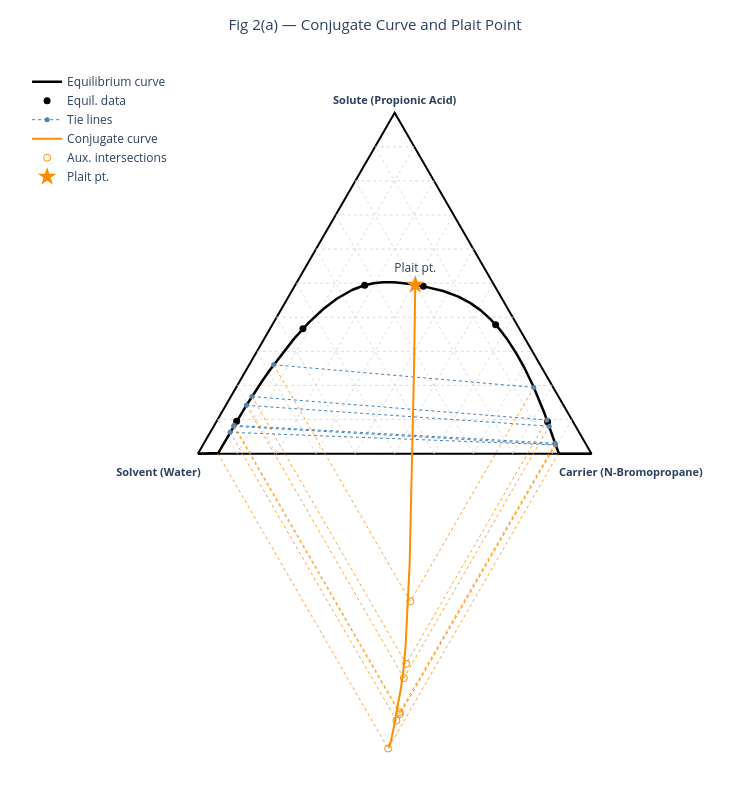

Source (notebook cell):
### Markdown cell above
## 2. Conjugate Curve — Fig 2(a)

Fit auxiliary-line intersections and a degree-4 polynomial to locate the plait point.

### Code cell
from experiments.experiment_06.conjugate import ConjugateCurve
from experiments.experiment_06.ternary import xy_to_comp

conjugate = ConjugateCurve(system)

pp_wpa, pp_wbp, pp_ww = xy_to_comp(*conjugate.pt_plait)
print(f"Plait point:  PA={pp_wpa:.2f}%  n-BP={pp_wbp:.2f}%  Water={pp_ww:.2f}%")

fig2a = plot_util.fig_conjugate_curve(system, conjugate)
fig2a.show()

### Figure 1 — Plotly figure (JSON) as saved in the notebook; plotly's stock layout.template omitted (floating-point values rounded to 4 significant figures; data arrays with more than 128 entries replaced by an {"elided": "..."} marker saying what was removed)
{"data": [{"hoverinfo": "skip", "line": {"color": "black", "width": 2}, "mode": "lines", "showlegend": false, "type": "scatter", "x": [0, 100, 50, 0], "y": [0, 0, 86.6, 0]}, {"hoverinfo": "skip", "mode": "text", "showlegend": false, "text": ["<b>Solute (Propionic Acid)</b>"], "textfont": {"size": 11}, "textposition": "middle center", "type": "scatter", "x": [50], "y": [89.6]}, {"hoverinfo": "skip", "mode": "text", "showlegend": false, "text": ["<b>Solvent (Water)</b>"], "textfont": {"size": 11}, "textposition": "middle center", "type": "scatter", "x": [-10], "y": [-5]}, {"hoverinfo": "skip", "mode": "text", "showlegend": false, "text": ["<b>Carrier (N-Bromopropane)</b>"], "textfont": {"size": 11}, "textposition": "middle center", "type": "scatter", "x": [110], "y": [-5]}, {"hoverinfo": "skip", "line": {"color": "lightgray", "dash": "dot", "width": 0.8}, "mode": "lines", "showlegend": false, "type": "scatter", "x": [5, 95], "y": [8.66, 8.66]}, {"hoverinfo": "skip", "line": {"color": "lightgray", "dash": "dot", "width": 0.8}, "mode": "lines", "showlegend": false, "type": "scatter", "x": [90, 45], "y": [0, 77.94]}, {"hoverinfo": "skip", "line": {"color": "lightgray", "dash": "dot", "width": 0.8}, "mode": "lines", "showlegend": false, "type": "scatter", "x": [10, 55.0], "y": [0, 77.94]}, {"hoverinfo": "skip", "line": {"color": "lightgray", "dash": "dot", "width": 0.8}, "mode": "lines", "showlegend": false, "type": "scatter", "x": [10, 90], "y": [17.32, 17.32]}, {"hoverinfo": "skip", "line": {"color": "lightgray", "dash": "dot", "width": 0.8}, "mode": "lines", "showlegend": false, "type": "scatter", "x": [80, 40], "y": [0, 69.28]}, {"hoverinfo": "skip", "line": {"color": "lightgray", "dash": "dot", "width": 0.8}, "mode": "lines", "showlegend": false, "type": "scatter", "x": [20, 60], "y": [0, 69.28]}, {"hoverinfo": "skip", "line": {"color": "lightgray", "dash": "dot", "width": 0.8}, "mode": "lines", "showlegend": false, "type": "scatter", "x": [15, 85], "y": [25.98, 25.98]}, {"hoverinfo": "skip", "line": {"color": "lightgray", "dash": "dot", "width": 0.8}, "mode": "lines", "showlegend": false, "type": "scatter", "x": [70, 35], "y": [0, 60.62]}, {"hoverinfo": "skip", "line": {"color": "lightgray", "dash": "dot", "width": 0.8}, "mode": "lines", "showlegend": false, "type": "scatter", "x": [30, 65], "y": [0, 60.62]}, {"hoverinfo": "skip", "line": {"color": "lightgray", "dash": "dot", "width": 0.8}, "mode": "lines", "showlegend": false, "type": "scatter", "x": [20, 80], "y": [34.64, 34.64]}, {"hoverinfo": "skip", "line": {"color": "lightgray", "dash": "dot", "width": 0.8}, "mode": "lines", "showlegend": false, "type": "scatter", "x": [60, 30], "y": [0, 51.96]}, {"hoverinfo": "skip", "line": {"color": "lightgray", "dash": "dot", "width": 0.8}, "mode": "lines", "showlegend": false, "type": "scatter", "x": [40, 70], "y": [0, 51.96]}, {"hoverinfo": "skip", "line": {"color": "lightgray", "dash": "dot", "width": 0.8}, "mode": "lines", "showlegend": false, "type": "scatter", "x": [25, 75], "y": [43.3, 43.3]}, {"hoverinfo": "skip", "line": {"color": "lightgray", "dash": "dot", "width": 0.8}, "mode": "lines", "showlegend": false, "type": "scatter", "x": [50, 25], "y": [0, 43.3]}, {"hoverinfo": "skip", "line": {"color": "lightgray", "dash": "dot", "width": 0.8}, "mode": "lines", "showlegend": false, "type": "scatter", "x": [50, 75], "y": [0, 43.3]}, {"hoverinfo": "skip", "line": {"color": "lightgray", "dash": "dot", "width": 0.8}, "mode": "lines", "showlegend": false, "type": "scatter", "x": [30, 70], "y": [51.96, 51.96]}, {"hoverinfo": "skip", "line": {"color": "lightgray", "dash": "dot", "width": 0.8}, "mode": "lines", "showlegend": false, "type": "scatter", "x": [40, 20], "y": [0, 34.64]}, {"hoverinfo": "skip", "line": {"color": "lightgray", "dash": "dot", "width": 0.8}, "mode": "lines", "showlegend": false, "type": "scatter", "x": [60, 80], "y": [0, 34.64]}, {"hoverinfo": "skip", "line": {"color": "lightgray", "dash": "dot", "width": 0.8}, "mode": "lines", "showlegend": false, "type": "scatter", "x": [35, 65], "y": [60.62, 60.62]}, {"hoverinfo": "skip", "line": {"color": "lightgray", "dash": "dot", "width": 0.8}, "mode": "lines", "showlegend": false, "type": "scatter", "x": [30.0, 15.0], "y": [0, 25.98]}, {"hoverinfo": "skip", "line": {"color": "lightgray", "dash": "dot", "width": 0.8}, "mode": "lines", "showlegend": false, "type": "scatter", "x": [70, 85], "y": [0, 25.98]}, {"hoverinfo": "skip", "line": {"color": "lightgray", "dash": "dot", "width": 0.8}, "mode": "lines", "showlegend": false, "type": "scatter", "x": [40, 60], "y": [69.28, 69.28]}, {"hoverinfo": "skip", "line": {"color": "lightgray", "dash": "dot", "width": 0.8}, "mode": "lines", "showlegend": false, "type": "scatter", "x": [20.0, 10.0], "y": [0, 17.32]}, {"hoverinfo": "skip", "line": {"color": "lightgray", "dash": "dot", "width": 0.8}, "mode": "lines", "showlegend": false, "type": "scatter", "x": [80, 90], "y": [0, 17.32]}, {"hoverinfo": "skip", "line": {"color": "lightgray", "dash": "dot", "width": 0.8}, "mode": "lines", "showlegend": false, "type": "scatter", "x": [45, 55], "y": [77.94, 77.94]}, {"hoverinfo": "skip", "line": {"color": "lightgray", "dash": "dot", "width": 0.8}, "mode": "lines", "showlegend": false, "type": "scatter", "x": [10.0, 5.0], "y": [0, 8.66]}, {"hoverinfo": "skip", "line": {"color": "lightgray", "dash": "dot", "width": 0.8}, "mode": "lines", "showlegend": false, "type": "scatter", "x": [90, 95], "y": [0, 8.66]}, {"line": {"color": "black", "width": 2.5}, "mode": "lines", "name": "Equilibrium curve", "type": "scatter", "x": {"elided": "10000 float values"}, "y": {"elided": "10000 float values"}}, {"marker": {"color": "black", "size": 7}, "mode": "markers", "name": "Equil. data", "type": "scatter", "x": [9.845, 26.7, 42.37, 57.27, 75.66, 88.86], "y": [8.219, 31.74, 42.78, 42.51, 32.76, 8.097]}, {"hoverinfo": "skip", "line": {"color": "steelblue", "dash": "dot", "width": 1}, "marker": {"color": "steelblue", "size": 5}, "mode": "lines+markers", "name": "Tie lines", "showlegend": true, "type": "scatter", "x": [8.184, 90.88], "y": [5.415, 2.22]}, {"hoverinfo": "skip", "line": {"color": "steelblue", "dash": "dot", "width": 1}, "marker": {"color": "steelblue", "size": 5}, "mode": "lines+markers", "showlegend": false, "type": "scatter", "x": [9.085, 90.85], "y": [6.946, 2.295]}, {"hoverinfo": "skip", "line": {"color": "steelblue", "dash": "dot", "width": 1}, "marker": {"color": "steelblue", "size": 5}, "mode": "lines+markers", "showlegend": false, "type": "scatter", "x": [9.225, 90.74], "y": [7.18, 2.648]}, {"hoverinfo": "skip", "line": {"color": "steelblue", "dash": "dot", "width": 1}, "marker": {"color": "steelblue", "size": 5}, "mode": "lines+markers", "showlegend": false, "type": "scatter", "x": [12.33, 89.26], "y": [12.28, 6.969]}, {"hoverinfo": "skip", "line": {"color": "steelblue", "dash": "dot", "width": 1}, "marker": {"color": "steelblue", "size": 5}, "mode": "lines+markers", "showlegend": false, "type": "scatter", "x": [13.74, 88.69], "y": [14.49, 8.556]}, {"hoverinfo": "skip", "line": {"color": "steelblue", "dash": "dot", "width": 1}, "marker": {"color": "steelblue", "size": 5}, "mode": "lines+markers", "showlegend": false, "type": "scatter", "x": [19.25, 85.35], "y": [22.58, 16.82]}, {"line": {"color": "darkorange", "width": 2}, "mode": "lines", "name": "Conjugate curve", "type": "scatter", "x": {"elided": "2000 float values"}, "y": {"elided": "2000 float values"}}, {"marker": {"color": "darkorange", "size": 7, "symbol": "circle-open"}, "mode": "markers", "name": "Aux. intersections", "type": "scatter", "x": [48.33, 50.45, 51.31, 51.29, 52.33, 52.92, 53.96], "y": [-74.91, -67.8, -66.19, -65.68, -57.0, -53.39, -37.55]}, {"hoverinfo": "skip", "line": {"color": "darkorange", "dash": "dot", "width": 0.8}, "mode": "lines", "showlegend": false, "type": "scatter", "x": [5.082, 48.33], "y": [0, -74.91]}, {"hoverinfo": "skip", "line": {"color": "darkorange", "dash": "dot", "width": 0.8}, "mode": "lines", "showlegend": false, "type": "scatter", "x": [91.58, 48.33], "y": [0, -74.91]}, {"hoverinfo": "skip", "line": {"color": "darkorange", "dash": "dot", "width": 0.8}, "mode": "lines", "showlegend": false, "type": "scatter", "x": [8.184, 50.45], "y": [5.415, -67.8]}, {"hoverinfo": "skip", "line": {"color": "darkorange", "dash": "dot", "width": 0.8}, "mode": "lines", "showlegend": false, "type": "scatter", "x": [90.88, 50.45], "y": [2.22, -67.8]}, {"hoverinfo": "skip", "line": {"color": "darkorange", "dash": "dot", "width": 0.8}, "mode": "lines", "showlegend": false, "type": "scatter", "x": [9.085, 51.31], "y": [6.946, -66.19]}, {"hoverinfo": "skip", "line": {"color": "darkorange", "dash": "dot", "width": 0.8}, "mode": "lines", "showlegend": false, "type": "scatter", "x": [90.85, 51.31], "y": [2.295, -66.19]}, {"hoverinfo": "skip", "line": {"color": "darkorange", "dash": "dot", "width": 0.8}, "mode": "lines", "showlegend": false, "type": "scatter", "x": [9.225, 51.29], "y": [7.18, -65.68]}, {"hoverinfo": "skip", "line": {"color": "darkorange", "dash": "dot", "width": 0.8}, "mode": "lines", "showlegend": false, "type": "scatter", "x": [90.74, 51.29], "y": [2.648, -65.68]}, {"hoverinfo": "skip", "line": {"color": "darkorange", "dash": "dot", "width": 0.8}, "mode": "lines", "showlegend": false, "type": "scatter", "x": [12.33, 52.33], "y": [12.28, -57.0]}, {"hoverinfo": "skip", "line": {"color": "darkorange", "dash": "dot", "width": 0.8}, "mode": "lines", "showlegend": false, "type": "scatter", "x": [89.26, 52.33], "y": [6.969, -57.0]}, {"hoverinfo": "skip", "line": {"color": "darkorange", "dash": "dot", "width": 0.8}, "mode": "lines", "showlegend": false, "type": "scatter", "x": [13.74, 52.92], "y": [14.49, -53.39]}, {"hoverinfo": "skip", "line": {"color": "darkorange", "dash": "dot", "width": 0.8}, "mode": "lines", "showlegend": false, "type": "scatter", "x": [88.69, 52.92], "y": [8.556, -53.39]}, {"hoverinfo": "skip", "line": {"color": "darkorange", "dash": "dot", "width": 0.8}, "mode": "lines", "showlegend": false, "type": "scatter", "x": [19.25, 53.96], "y": [22.58, -37.55]}, {"hoverinfo": "skip", "line": {"color": "darkorange", "dash": "dot", "width": 0.8}, "mode": "lines", "showlegend": false, "type": "scatter", "x": [85.35, 53.96], "y": [16.82, -37.55]}, {"hovertemplate": "<b>Plait pt.</b><br>PA:49.53%  BP:30.46%  W:20.00%<extra></extra>", "marker": {"color": "darkorange", "size": 14, "symbol": "star"}, "mode": "markers+text", "name": "Plait pt.", "text": ["Plait pt."], "textposition": "top center", "type": "scatter", "x": [55.23], "y": [42.9]}], "layout": {"height": 800, "legend": {"bgcolor": "rgba(255,255,255,0.8)", "x": 0.01, "y": 0.99}, "margin": {"b": 20, "l": 20, "r": 20, "t": 60}, "plot_bgcolor": "white", "title": {"font": {"size": 15}, "text": "Fig 2(a) — Conjugate Curve and Plait Point", "x": 0.5}, "width": 750, "xaxis": {"range": [-28, 118], "visible": false}, "yaxis": {"range": [-82.91, 100], "scaleanchor": "x", "scaleratio": 1, "visible": false}}}
